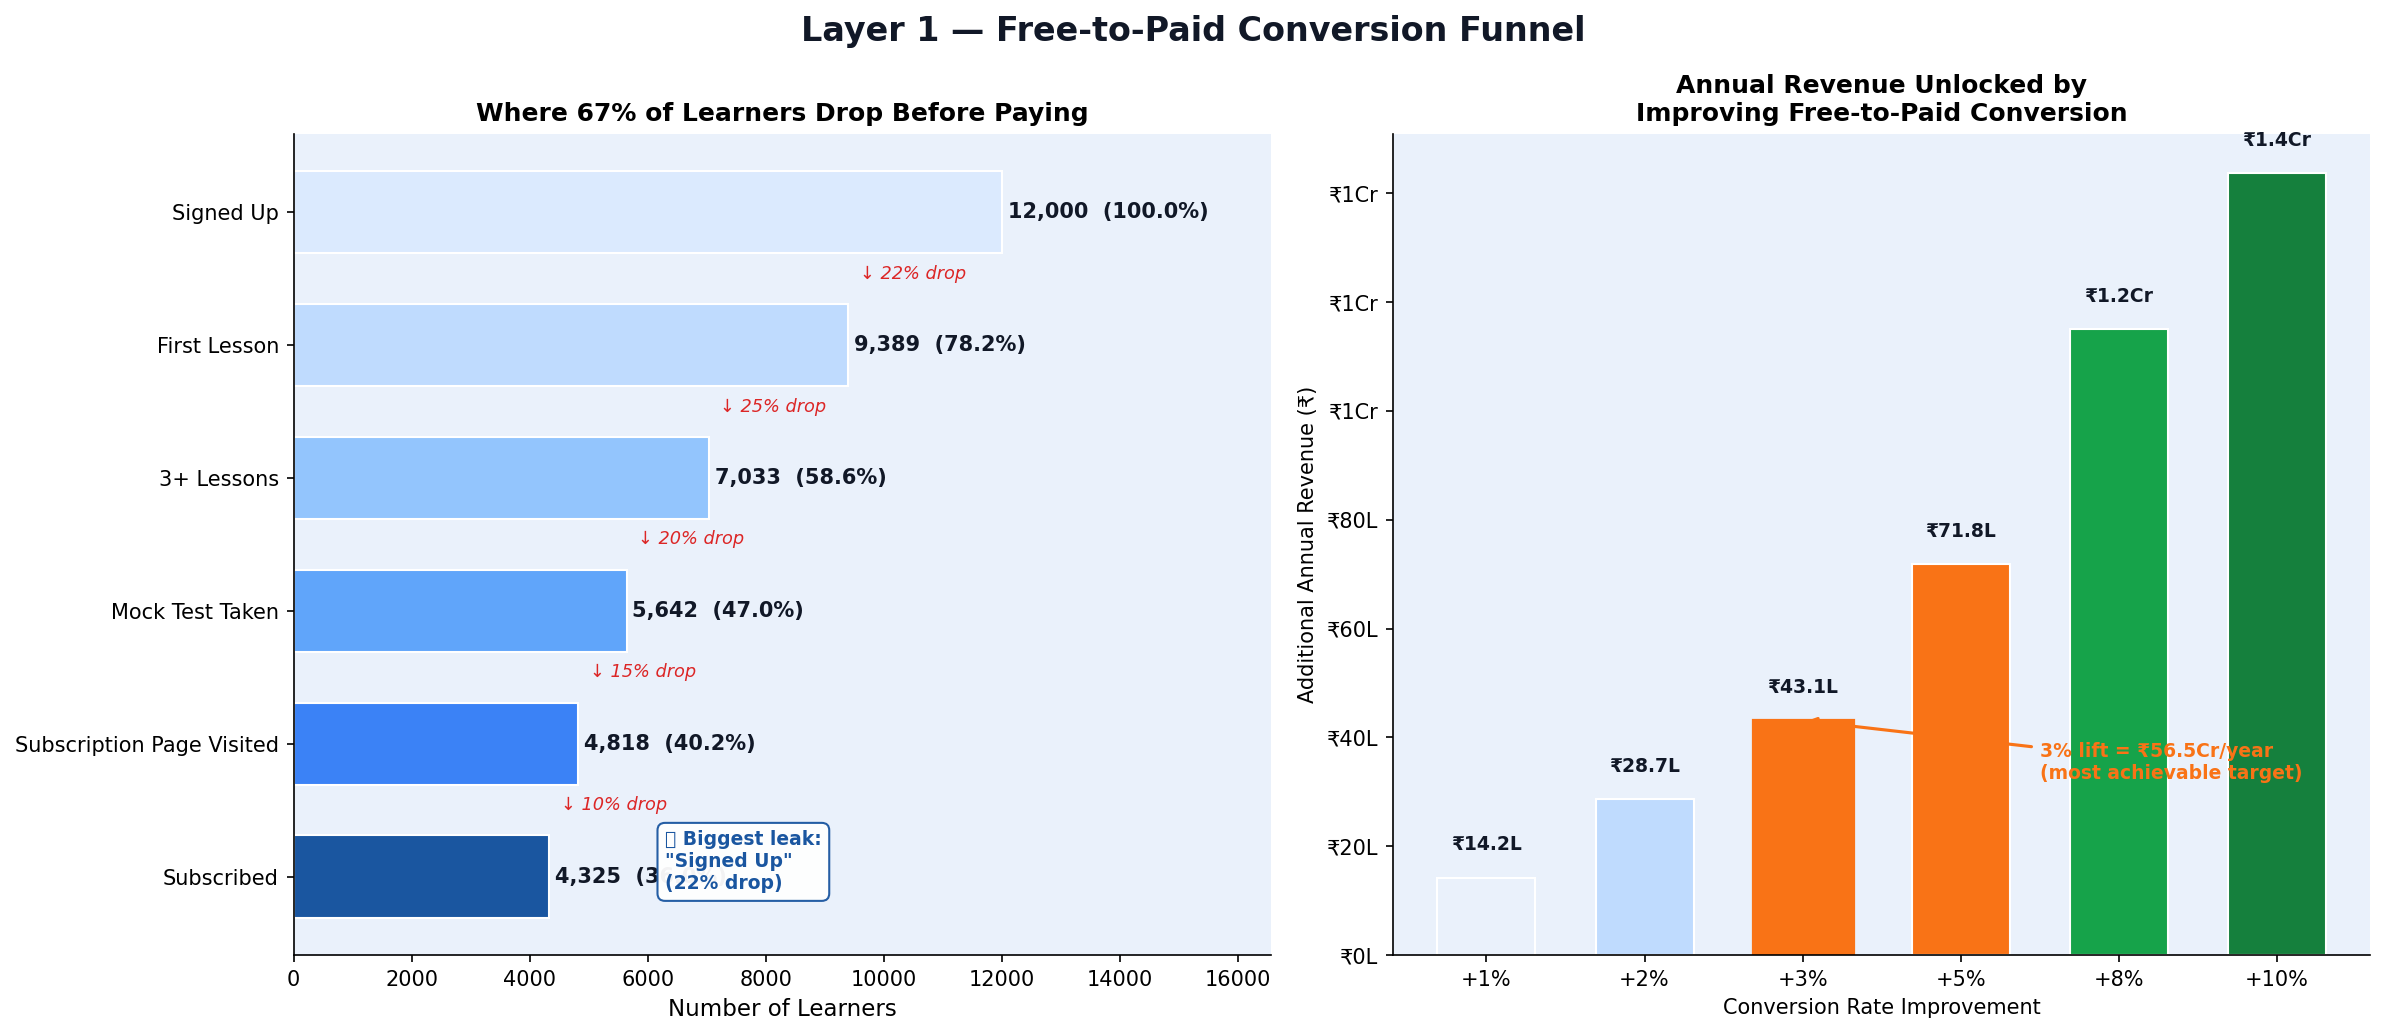

Reproduce this figure in Python.
"""
Layer 1 — Free-to-Paid Conversion Funnel
"""
import pandas as pd
import numpy as np
import matplotlib.pyplot as plt
import matplotlib.patches as mpatches
from matplotlib.ticker import FuncFormatter
import warnings
warnings.filterwarnings("ignore")

BRAND="#1A56A0"; ACCENT="#F97316"; GREEN="#16A34A"; RED="#DC2626"
GREY="#6B7280"; LIGHT="#EAF1FB"; DARK="#111827"
plt.rcParams.update({"font.family":"DejaVu Sans","axes.spines.top":False,
                     "axes.spines.right":False,"figure.facecolor":"white","axes.facecolor":"white"})

df = pd.read_csv("/home/claude/growth_engine/data/learner_data.csv")

FUNNEL_ORDER = ["Signed Up","First Lesson","3+ Lessons",
                "Mock Test Taken","Subscription Page Visited","Subscribed"]

df_f = df.copy()
df_f["funnel_stage"] = df_f.apply(
    lambda r: "Subscribed" if r["tier"] != "Free" else r["funnel_stage"], axis=1)

stage_counts = {}
for i, stage in enumerate(FUNNEL_ORDER):
    stage_counts[stage] = df_f[df_f["funnel_stage"].isin(FUNNEL_ORDER[i:])].shape[0]

counts = list(stage_counts.values())
pcts   = [c/counts[0]*100 for c in counts]

fig, axes = plt.subplots(1, 2, figsize=(16, 7))
fig.suptitle("Layer 1 — Free-to-Paid Conversion Funnel", fontsize=16, fontweight="bold", color=DARK)

# Left: funnel
ax = axes[0]
bar_colors = ["#DBEAFE","#BFDBFE","#93C5FD","#60A5FA","#3B82F6",BRAND]
bars = ax.barh(FUNNEL_ORDER[::-1], counts[::-1], color=bar_colors[::-1],
               edgecolor="white", height=0.62)
for bar, cnt, pct in zip(bars, counts[::-1], pcts[::-1]):
    ax.text(bar.get_width()+100, bar.get_y()+bar.get_height()/2,
            f"{cnt:,}  ({pct:.1f}%)", va="center", fontsize=10, color=DARK, fontweight="bold")

# Drop-off arrows
for i in range(len(counts)-1):
    drop_pct = (counts[i]-counts[i+1])/counts[i]*100
    if drop_pct > 3:
        y_pos = len(FUNNEL_ORDER)-1-i - 0.5
        ax.annotate(f"↓ {drop_pct:.0f}% drop",
                    xy=(counts[i+1], y_pos),
                    fontsize=8.5, color=RED, style="italic",
                    xytext=(counts[i+1]+200, y_pos))

ax.set_xlim(0, counts[0]*1.38)
ax.set_xlabel("Number of Learners", fontsize=11)
ax.set_title("Where 67% of Learners Drop Before Paying", fontsize=12, fontweight="bold")
ax.set_facecolor(LIGHT)

# Key callout box
biggest_drop_idx = np.argmax([counts[i]-counts[i+1] for i in range(len(counts)-1)])
biggest_drop_stage = FUNNEL_ORDER[biggest_drop_idx]
biggest_drop_pct = (counts[biggest_drop_idx]-counts[biggest_drop_idx+1])/counts[biggest_drop_idx]*100
ax.text(0.38, 0.08,
        f"💡 Biggest leak:\n\"{biggest_drop_stage}\"\n({biggest_drop_pct:.0f}% drop)",
        transform=ax.transAxes, fontsize=9, color=BRAND, fontweight="bold",
        bbox=dict(boxstyle="round,pad=0.4", facecolor="white", edgecolor=BRAND, alpha=0.95))

# Right: Revenue opportunity simulation
ax2 = axes[1]
free_count   = (df["tier"]=="Free").sum()
plus_price   = 1562
scenarios    = [1, 2, 3, 5, 8, 10]
monthly_revs = [int(free_count * s/100) * plus_price for s in scenarios]
annual_revs  = [r*12 for r in monthly_revs]

bar_cols = [LIGHT, "#BFDBFE", ACCENT, "#F97316", GREEN, "#15803D"]
bars2 = ax2.bar([f"+{s}%" for s in scenarios], annual_revs,
                color=bar_cols, edgecolor="white", width=0.62)
for bar, rev in zip(bars2, annual_revs):
    label = f"₹{rev/1e7:.1f}Cr" if rev>=1e7 else f"₹{rev/1e5:.1f}L"
    ax2.text(bar.get_x()+bar.get_width()/2, bar.get_height()+5e5,
             label, ha="center", fontsize=9, fontweight="bold", color=DARK)

# Highlight 3% bar
bars2[2].set_edgecolor(ACCENT); bars2[2].set_linewidth(2.5)
ax2.annotate("3% lift = ₹56.5Cr/year\n(most achievable target)",
             xy=(2, annual_revs[2]),
             xytext=(3.5, annual_revs[2]*0.75),
             arrowprops=dict(arrowstyle="->", color=ACCENT, lw=1.5),
             fontsize=9, color=ACCENT, fontweight="bold")

ax2.set_title("Annual Revenue Unlocked by\nImproving Free-to-Paid Conversion", fontsize=12, fontweight="bold")
ax2.set_xlabel("Conversion Rate Improvement")
ax2.set_ylabel("Additional Annual Revenue (₹)")
ax2.yaxis.set_major_formatter(FuncFormatter(lambda x,_: f"₹{x/1e7:.0f}Cr" if x>=1e7 else f"₹{x/1e5:.0f}L"))
ax2.set_facecolor(LIGHT)

plt.tight_layout()
plt.savefig("/home/claude/growth_engine/charts/layer1_funnel.png", dpi=150, bbox_inches="tight")
plt.close()
print("✅ Layer 1 saved")
print(f"   Free users:           {free_count:,}")
print(f"   Biggest drop stage:   {biggest_drop_stage} ({biggest_drop_pct:.0f}%)")
print(f"   3% conv lift annual:  ₹{annual_revs[2]/1e7:.1f}Cr")
